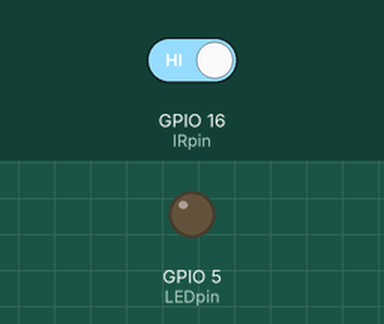
Recording of a sketch running on a simulated ESP8266 (NodeMCU). On the bench: output pins drawn as LEDs (lit = HIGH). Inputs (shaded band) come from the test bench; at power-on: GPIO 16 (IRpin) HIGH. WiFi joins after 1.5 s; servers stay silent unless stated; the Firebase database answers and starts empty; what the sketch prints to the serial monitor is not drawn.

Above: at 2.7 s.
2.8 s: GPIO 16 (IRpin) driven LOW
At 4.2 s:
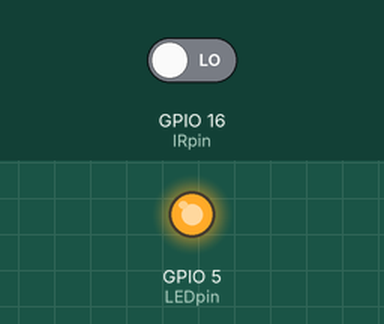
4.5 s: GPIO 16 (IRpin) driven HIGH
At 5.0 s:
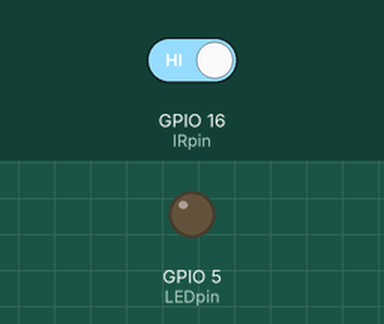
Timing chart, 0 to 7.5 s (numbered marks = the images above; inputs shaded):
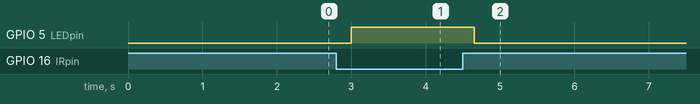

The sketch:

esp8266tofirebase.ino
```cpp
#include <FirebaseESP8266.h>
#include <ESP8266WiFi.h>

#define ssid "Student_Polban"  //WiFi SSID   // BUTUH WIFI MANAGER
#define password "wifi_polban"  //WiFi Password
#define DATABASE_URL "ir-firebass-demo-default-rtdb.asia-southeast1.firebasedatabase.app"
#define DATABASE_SECRET "W9HCXqjT4F4CrEbja3bRiCis0ORqdDSafA7ZFBNQ"

FirebaseData fbdo;

// VARIABEL PIN
const int IRpin = 16; //D0
const int LEDpin = 5; //D1

// VARIABEL TAMBAHAN
int count = 0, firebaseCount;
bool state;

//SETUP
void setup(){

  // SERIAL
  Serial.begin(9600);

  // CONNECT WIFI
  WiFi.mode(WIFI_STA);
  WiFi.begin(ssid, password);
  while(WiFi.status() != WL_CONNECTED) {
    delay(500);
    Serial.print(".");
}

// SET PIN
pinMode(IRpin, INPUT);
pinMode(LEDpin, OUTPUT);

// INISIALISASI FIREBASE
Firebase.reconnectWiFi(true);
Firebase.begin(DATABASE_URL, DATABASE_SECRET);

}

// LOOP
void loop(){
  CheckIR();
  AmbilCountDariFirebase();
  delay(50);
}

void CheckIR(){
  // KALO PIN IR BACA SESUATU
  if(!digitalRead(IRpin) && state){
    count++;
    state = false;
    digitalWrite(LEDpin, HIGH);
    delay(100);

    // UPLOAD VALUE COUNT KE FIREBASE
    Firebase.setInt(fbdo, F("/COUNT"), count) ? "ok" :
    fbdo.errorReason().c_str();
  }

  if(digitalRead(IRpin)){
    state = true;
    digitalWrite(LEDpin, LOW);
    delay(100);
  }
}

void AmbilCountDariFirebase() {

    // AMBIL VALUE /COUNT DARI FIREBASE
    Firebase.getInt(fbdo, F("/COUNT")); firebaseCount = fbdo.intData(); fbdo.errorReason().c_str();

    Serial.print("Count: ");
    Serial.println(firebaseCount);
}
```

Measured:
- after the input at 2.8 s, GPIO 5 (LEDpin): LOW → HIGH after 0.20 s
- after the input at 4.5 s, GPIO 5 (LEDpin): HIGH → LOW after 0.15 s
